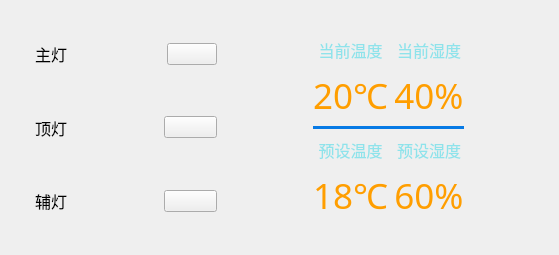
<?xml version="1.0" encoding="UTF-8"?>
<ui version="4.0">
 <class>Parlourwidget</class>
 <widget class="QWidget" name="Parlourwidget">
  <property name="geometry">
   <rect>
    <x>0</x>
    <y>0</y>
    <width>559</width>
    <height>255</height>
   </rect>
  </property>
  <property name="windowTitle">
   <string>Form</string>
  </property>
  <layout class="QHBoxLayout" name="horizontalLayout_5">
   <item>
    <widget class="QWidget" name="widget_left_main" native="true">
     <property name="sizePolicy">
      <sizepolicy hsizetype="Maximum" vsizetype="Maximum">
       <horstretch>0</horstretch>
       <verstretch>0</verstretch>
      </sizepolicy>
     </property>
     <property name="maximumSize">
      <size>
       <width>300</width>
       <height>240</height>
      </size>
     </property>
     <layout class="QVBoxLayout" name="verticalLayout">
      <property name="rightMargin">
       <number>0</number>
      </property>
      <item>
       <widget class="QWidget" name="widget_light_top" native="true">
        <layout class="QHBoxLayout" name="horizontalLayout">
         <property name="leftMargin">
          <number>15</number>
         </property>
         <property name="rightMargin">
          <number>15</number>
         </property>
         <item>
          <widget class="QLabel" name="lab_light_main">
           <property name="font">
            <font>
             <family>微软雅黑</family>
             <pointsize>12</pointsize>
            </font>
           </property>
           <property name="text">
            <string>主灯</string>
           </property>
          </widget>
         </item>
         <item>
          <widget class="QLabel" name="label_light_main">
           <property name="sizePolicy">
            <sizepolicy hsizetype="Maximum" vsizetype="Preferred">
             <horstretch>0</horstretch>
             <verstretch>0</verstretch>
            </sizepolicy>
           </property>
           <property name="minimumSize">
            <size>
             <width>60</width>
             <height>0</height>
            </size>
           </property>
           <property name="maximumSize">
            <size>
             <width>60</width>
             <height>16777215</height>
            </size>
           </property>
           <property name="styleSheet">
            <string notr="true"/>
           </property>
           <property name="text">
            <string/>
           </property>
          </widget>
         </item>
         <item>
          <spacer name="horizontalSpacer">
           <property name="orientation">
            <enum>Qt::Horizontal</enum>
           </property>
           <property name="sizeType">
            <enum>QSizePolicy::Maximum</enum>
           </property>
           <property name="sizeHint" stdset="0">
            <size>
             <width>10</width>
             <height>20</height>
            </size>
           </property>
          </spacer>
         </item>
         <item>
          <widget class="mySwitchButton" name="pbn_light_main">
           <property name="text">
            <string/>
           </property>
          </widget>
         </item>
        </layout>
       </widget>
      </item>
      <item>
       <widget class="QWidget" name="widget_light_mid" native="true">
        <layout class="QHBoxLayout" name="horizontalLayout_2">
         <property name="leftMargin">
          <number>15</number>
         </property>
         <property name="rightMargin">
          <number>15</number>
         </property>
         <item>
          <widget class="QLabel" name="lab_light_top">
           <property name="font">
            <font>
             <family>微软雅黑</family>
             <pointsize>12</pointsize>
            </font>
           </property>
           <property name="text">
            <string>顶灯</string>
           </property>
          </widget>
         </item>
         <item>
          <widget class="QLabel" name="label_light_top">
           <property name="maximumSize">
            <size>
             <width>60</width>
             <height>16777215</height>
            </size>
           </property>
           <property name="text">
            <string/>
           </property>
          </widget>
         </item>
         <item>
          <spacer name="horizontalSpacer_2">
           <property name="orientation">
            <enum>Qt::Horizontal</enum>
           </property>
           <property name="sizeType">
            <enum>QSizePolicy::Maximum</enum>
           </property>
           <property name="sizeHint" stdset="0">
            <size>
             <width>10</width>
             <height>20</height>
            </size>
           </property>
          </spacer>
         </item>
         <item>
          <widget class="mySwitchButton" name="pbn_light_top">
           <property name="text">
            <string/>
           </property>
          </widget>
         </item>
        </layout>
       </widget>
      </item>
      <item>
       <widget class="QWidget" name="widget_light_bottom" native="true">
        <layout class="QHBoxLayout" name="horizontalLayout_3">
         <property name="leftMargin">
          <number>15</number>
         </property>
         <property name="rightMargin">
          <number>15</number>
         </property>
         <item>
          <widget class="QLabel" name="lab_light_help">
           <property name="font">
            <font>
             <family>微软雅黑</family>
             <pointsize>12</pointsize>
            </font>
           </property>
           <property name="text">
            <string>辅灯</string>
           </property>
          </widget>
         </item>
         <item>
          <widget class="QLabel" name="label_light_help">
           <property name="maximumSize">
            <size>
             <width>60</width>
             <height>16777215</height>
            </size>
           </property>
           <property name="text">
            <string/>
           </property>
          </widget>
         </item>
         <item>
          <spacer name="horizontalSpacer_3">
           <property name="orientation">
            <enum>Qt::Horizontal</enum>
           </property>
           <property name="sizeType">
            <enum>QSizePolicy::Maximum</enum>
           </property>
           <property name="sizeHint" stdset="0">
            <size>
             <width>10</width>
             <height>20</height>
            </size>
           </property>
          </spacer>
         </item>
         <item>
          <widget class="mySwitchButton" name="pbn_light_help">
           <property name="text">
            <string/>
           </property>
          </widget>
         </item>
        </layout>
       </widget>
      </item>
     </layout>
    </widget>
   </item>
   <item>
    <widget class="QWidget" name="widget_right_main" native="true">
     <property name="minimumSize">
      <size>
       <width>300</width>
       <height>0</height>
      </size>
     </property>
     <layout class="QHBoxLayout" name="horizontalLayout_4">
      <property name="leftMargin">
       <number>0</number>
      </property>
      <item>
       <layout class="QVBoxLayout" name="verticalLayout_2">
        <property name="spacing">
         <number>6</number>
        </property>
        <item>
         <spacer name="verticalSpacer_3">
          <property name="orientation">
           <enum>Qt::Vertical</enum>
          </property>
          <property name="sizeType">
           <enum>QSizePolicy::Maximum</enum>
          </property>
          <property name="sizeHint" stdset="0">
           <size>
            <width>20</width>
            <height>40</height>
           </size>
          </property>
         </spacer>
        </item>
        <item>
         <widget class="QToolButton" name="tbn_temp_add">
          <property name="minimumSize">
           <size>
            <width>60</width>
            <height>60</height>
           </size>
          </property>
          <property name="font">
           <font>
            <family>楷体</family>
            <pointsize>12</pointsize>
           </font>
          </property>
          <property name="styleSheet">
           <string notr="true"/>
          </property>
          <property name="text">
           <string/>
          </property>
          <property name="toolButtonStyle">
           <enum>Qt::ToolButtonTextUnderIcon</enum>
          </property>
          <property name="autoRaise">
           <bool>true</bool>
          </property>
         </widget>
        </item>
        <item>
         <spacer name="verticalSpacer">
          <property name="orientation">
           <enum>Qt::Vertical</enum>
          </property>
          <property name="sizeType">
           <enum>QSizePolicy::Maximum</enum>
          </property>
          <property name="sizeHint" stdset="0">
           <size>
            <width>20</width>
            <height>40</height>
           </size>
          </property>
         </spacer>
        </item>
        <item>
         <widget class="QToolButton" name="tbn_temp_sub">
          <property name="minimumSize">
           <size>
            <width>60</width>
            <height>60</height>
           </size>
          </property>
          <property name="font">
           <font>
            <family>楷体</family>
            <pointsize>12</pointsize>
           </font>
          </property>
          <property name="styleSheet">
           <string notr="true"/>
          </property>
          <property name="text">
           <string/>
          </property>
          <property name="toolButtonStyle">
           <enum>Qt::ToolButtonTextUnderIcon</enum>
          </property>
          <property name="autoRaise">
           <bool>true</bool>
          </property>
         </widget>
        </item>
        <item>
         <spacer name="verticalSpacer_4">
          <property name="orientation">
           <enum>Qt::Vertical</enum>
          </property>
          <property name="sizeType">
           <enum>QSizePolicy::Maximum</enum>
          </property>
          <property name="sizeHint" stdset="0">
           <size>
            <width>20</width>
            <height>40</height>
           </size>
          </property>
         </spacer>
        </item>
       </layout>
      </item>
      <item>
       <widget class="QWidget" name="widget_temp" native="true">
        <layout class="QGridLayout" name="gridLayout">
         <property name="topMargin">
          <number>15</number>
         </property>
         <property name="bottomMargin">
          <number>15</number>
         </property>
         <item row="0" column="0">
          <widget class="QLabel" name="label">
           <property name="font">
            <font>
             <family>楷体</family>
             <pointsize>12</pointsize>
            </font>
           </property>
           <property name="styleSheet">
            <string notr="true">color: rgb(142, 227, 235);</string>
           </property>
           <property name="text">
            <string>当前温度</string>
           </property>
           <property name="alignment">
            <set>Qt::AlignCenter</set>
           </property>
          </widget>
         </item>
         <item row="0" column="1">
          <widget class="QLabel" name="label_3">
           <property name="font">
            <font>
             <family>楷体</family>
             <pointsize>12</pointsize>
            </font>
           </property>
           <property name="styleSheet">
            <string notr="true">color: rgb(142, 227, 235);</string>
           </property>
           <property name="text">
            <string>当前湿度</string>
           </property>
           <property name="alignment">
            <set>Qt::AlignCenter</set>
           </property>
          </widget>
         </item>
         <item row="1" column="0">
          <widget class="QLabel" name="label_cur_temp">
           <property name="font">
            <font>
             <family>楷体</family>
             <pointsize>26</pointsize>
            </font>
           </property>
           <property name="styleSheet">
            <string notr="true">color: rgb(255, 158, 0);</string>
           </property>
           <property name="text">
            <string>20℃</string>
           </property>
           <property name="alignment">
            <set>Qt::AlignCenter</set>
           </property>
          </widget>
         </item>
         <item row="1" column="1">
          <widget class="QLabel" name="label_cur_hum">
           <property name="font">
            <font>
             <family>楷体</family>
             <pointsize>26</pointsize>
            </font>
           </property>
           <property name="styleSheet">
            <string notr="true">color: rgb(255, 158, 0);</string>
           </property>
           <property name="text">
            <string>40%</string>
           </property>
           <property name="alignment">
            <set>Qt::AlignCenter</set>
           </property>
          </widget>
         </item>
         <item row="3" column="0">
          <widget class="QLabel" name="label_2">
           <property name="font">
            <font>
             <family>楷体</family>
             <pointsize>12</pointsize>
            </font>
           </property>
           <property name="styleSheet">
            <string notr="true">color: rgb(142, 227, 235);</string>
           </property>
           <property name="text">
            <string>预设温度</string>
           </property>
           <property name="alignment">
            <set>Qt::AlignCenter</set>
           </property>
          </widget>
         </item>
         <item row="3" column="1">
          <widget class="QLabel" name="label_4">
           <property name="font">
            <font>
             <family>楷体</family>
             <pointsize>12</pointsize>
            </font>
           </property>
           <property name="styleSheet">
            <string notr="true">color: rgb(142, 227, 235);</string>
           </property>
           <property name="text">
            <string>预设湿度</string>
           </property>
           <property name="alignment">
            <set>Qt::AlignCenter</set>
           </property>
          </widget>
         </item>
         <item row="4" column="0">
          <widget class="QLabel" name="label_set_temp">
           <property name="font">
            <font>
             <family>楷体</family>
             <pointsize>26</pointsize>
            </font>
           </property>
           <property name="styleSheet">
            <string notr="true">color: rgb(255, 158, 0);</string>
           </property>
           <property name="text">
            <string>18℃</string>
           </property>
           <property name="alignment">
            <set>Qt::AlignCenter</set>
           </property>
          </widget>
         </item>
         <item row="4" column="1">
          <widget class="QLabel" name="label_set_hum">
           <property name="font">
            <font>
             <family>楷体</family>
             <pointsize>26</pointsize>
            </font>
           </property>
           <property name="styleSheet">
            <string notr="true">color: rgb(255, 158, 0);</string>
           </property>
           <property name="text">
            <string>60%</string>
           </property>
           <property name="alignment">
            <set>Qt::AlignCenter</set>
           </property>
          </widget>
         </item>
         <item row="2" column="0" colspan="2">
          <widget class="QLabel" name="label_div">
           <property name="sizePolicy">
            <sizepolicy hsizetype="Expanding" vsizetype="Maximum">
             <horstretch>0</horstretch>
             <verstretch>0</verstretch>
            </sizepolicy>
           </property>
           <property name="minimumSize">
            <size>
             <width>140</width>
             <height>0</height>
            </size>
           </property>
           <property name="maximumSize">
            <size>
             <width>16777215</width>
             <height>3</height>
            </size>
           </property>
           <property name="styleSheet">
            <string notr="true">background-color: rgb(7, 122, 229);</string>
           </property>
           <property name="text">
            <string/>
           </property>
           <property name="alignment">
            <set>Qt::AlignCenter</set>
           </property>
          </widget>
         </item>
        </layout>
       </widget>
      </item>
      <item>
       <layout class="QVBoxLayout" name="verticalLayout_3">
        <item>
         <spacer name="verticalSpacer_6">
          <property name="orientation">
           <enum>Qt::Vertical</enum>
          </property>
          <property name="sizeType">
           <enum>QSizePolicy::Maximum</enum>
          </property>
          <property name="sizeHint" stdset="0">
           <size>
            <width>20</width>
            <height>40</height>
           </size>
          </property>
         </spacer>
        </item>
        <item>
         <widget class="QToolButton" name="tbn_hum_add">
          <property name="minimumSize">
           <size>
            <width>60</width>
            <height>60</height>
           </size>
          </property>
          <property name="font">
           <font>
            <family>楷体</family>
            <pointsize>12</pointsize>
           </font>
          </property>
          <property name="styleSheet">
           <string notr="true"/>
          </property>
          <property name="text">
           <string/>
          </property>
          <property name="toolButtonStyle">
           <enum>Qt::ToolButtonTextUnderIcon</enum>
          </property>
          <property name="autoRaise">
           <bool>true</bool>
          </property>
         </widget>
        </item>
        <item>
         <spacer name="verticalSpacer_2">
          <property name="orientation">
           <enum>Qt::Vertical</enum>
          </property>
          <property name="sizeHint" stdset="0">
           <size>
            <width>20</width>
            <height>40</height>
           </size>
          </property>
         </spacer>
        </item>
        <item>
         <widget class="QToolButton" name="tbn_hum_sub">
          <property name="minimumSize">
           <size>
            <width>60</width>
            <height>60</height>
           </size>
          </property>
          <property name="font">
           <font>
            <family>楷体</family>
            <pointsize>12</pointsize>
           </font>
          </property>
          <property name="styleSheet">
           <string notr="true"/>
          </property>
          <property name="text">
           <string/>
          </property>
          <property name="toolButtonStyle">
           <enum>Qt::ToolButtonTextUnderIcon</enum>
          </property>
          <property name="autoRaise">
           <bool>true</bool>
          </property>
         </widget>
        </item>
        <item>
         <spacer name="verticalSpacer_5">
          <property name="orientation">
           <enum>Qt::Vertical</enum>
          </property>
          <property name="sizeType">
           <enum>QSizePolicy::Maximum</enum>
          </property>
          <property name="sizeHint" stdset="0">
           <size>
            <width>20</width>
            <height>40</height>
           </size>
          </property>
         </spacer>
        </item>
       </layout>
      </item>
     </layout>
    </widget>
   </item>
  </layout>
 </widget>
 <customwidgets>
  <customwidget>
   <class>mySwitchButton</class>
   <extends>QPushButton</extends>
   <header>myswitchbutton.h</header>
  </customwidget>
 </customwidgets>
 <resources/>
 <connections/>
</ui>
